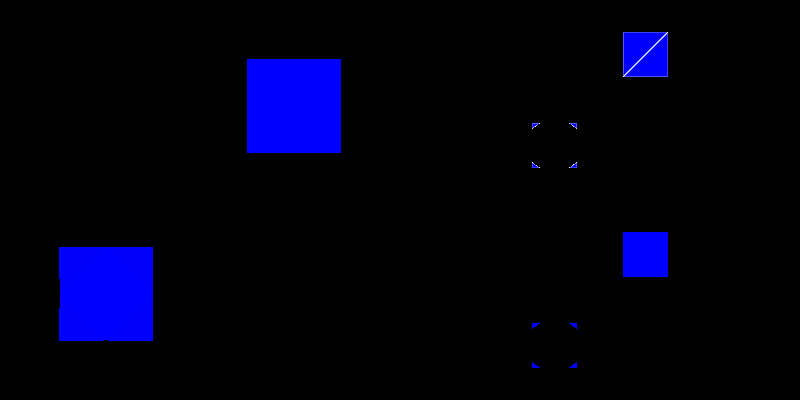

Source code (Python):
#!/usr/bin/env python

# Cut a quadratic hexahedron and a linear hexahedron with a plane,
# comparing triangle-generating and polygon-generating cutter modes
# displayed in three viewports.

from math import sqrt

# Factory overrides
import vtkmodules.vtkInteractionStyle  # noqa: F401
import vtkmodules.vtkRenderingOpenGL2  # noqa: F401

from vtkmodules.vtkCommonCore import (
    vtkFloatArray,
    vtkIdList,
    vtkPoints,
)
from vtkmodules.vtkCommonDataModel import (
    VTK_HEXAHEDRON,
    VTK_QUADRATIC_HEXAHEDRON,
    vtkPlane,
    vtkUnstructuredGrid,
)
from vtkmodules.vtkFiltersCore import vtkCutter
from vtkmodules.vtkRenderingCore import (
    vtkActor,
    vtkDataSetMapper,
    vtkPolyDataMapper,
    vtkRenderWindow,
    vtkRenderWindowInteractor,
    vtkRenderer,
)

# Cut plane
plane = vtkPlane()
plane.SetOrigin(5, 5, 9.8)
plane.SetNormal(0, 0, 1)

# Build mesh with a quadratic hex and a linear hex
coords = [
    (0, 0, 0), (10, 0, 0), (10, 10, 0), (0, 10, 0),
    (0, 0, 10), (10, 0, 10), (10, 10, 10), (0, 10, 10),
    (5, 0, 0), (10, 5, 0), (5, 10, 0), (0, 5, 0),
    (5, 0, 9.5), (10, 5, 9.3), (5, 10, 9.5), (0, 5, 9.3),
    (0, 0, 5), (10, 0, 5), (10, 10, 5), (0, 10, 5),
]

data = vtkFloatArray()
points = vtkPoints()
pt_ids = vtkIdList()
mesh = vtkUnstructuredGrid()
mesh.SetPoints(points)
mesh.GetPointData().SetScalars(data)

# Insert quadratic hex points
for pid in range(20):
    x, y, z = coords[pid]
    pt_ids.InsertNextId(pid)
    points.InsertNextPoint(x, y, z)
    data.InsertNextValue(sqrt(x * x + y * y + z * z))
mesh.InsertNextCell(VTK_QUADRATIC_HEXAHEDRON, pt_ids)

# Insert linear hex points (offset by 20,20,0)
pt_ids.Reset()
for pid in range(8):
    x = coords[pid][0] + 20
    y = coords[pid][1] + 20
    z = coords[pid][2]
    pt_ids.InsertNextId(pid + 20)
    points.InsertNextPoint(x, y, z)
    data.InsertNextValue(sqrt(x * x + y * y + z * z))
mesh.InsertNextCell(VTK_HEXAHEDRON, pt_ids)

# Triangle cutter
tri_cutter = vtkCutter()
tri_cutter.SetInputData(mesh)
tri_cutter.SetCutFunction(plane)
tri_cutter.GenerateTrianglesOn()
tri_cutter.Update()

# Polygon cutter
poly_cutter = vtkCutter()
poly_cutter.SetInputData(mesh)
poly_cutter.SetCutFunction(plane)
poly_cutter.GenerateTrianglesOff()
poly_cutter.Update()

# Mesh viewport
mesh_mapper = vtkDataSetMapper()
mesh_mapper.SetInputData(mesh)

mesh_actor = vtkActor()
mesh_actor.SetMapper(mesh_mapper)

renderer_0 = vtkRenderer()
renderer_0.AddActor(mesh_actor)
renderer_0.SetViewport(0.0, 0.0, 0.5, 1.0)

# Triangle cut viewport
tri_cut_mapper = vtkPolyDataMapper()
tri_cut_mapper.SetInputData(tri_cutter.GetOutput())

tri_cut_actor = vtkActor()
tri_cut_actor.SetMapper(tri_cut_mapper)
tri_cut_actor.GetProperty().EdgeVisibilityOn()
tri_cut_actor.GetProperty().SetEdgeColor(1, 1, 1)

renderer_1 = vtkRenderer()
renderer_1.AddActor(tri_cut_actor)
renderer_1.SetViewport(0.5, 0.5, 1.0, 1.0)

# Polygon cut viewport
poly_cut_mapper = vtkPolyDataMapper()
poly_cut_mapper.SetInputData(poly_cutter.GetOutput())

poly_cut_actor = vtkActor()
poly_cut_actor.SetMapper(poly_cut_mapper)

renderer_2 = vtkRenderer()
renderer_2.AddActor(poly_cut_actor)
renderer_2.SetViewport(0.5, 0.0, 1.0, 0.5)

# Window
render_window = vtkRenderWindow()
render_window.AddRenderer(renderer_0)
render_window.AddRenderer(renderer_1)
render_window.AddRenderer(renderer_2)
render_window.SetSize(800, 400)
render_window.SetWindowName("cut polygons")

# Scene
renderer_0.ResetCamera()
renderer_1.ResetCamera()
renderer_2.ResetCamera()

# Interactor
interactor = vtkRenderWindowInteractor()
interactor.SetRenderWindow(render_window)

interactor.Initialize()
interactor.Start()
